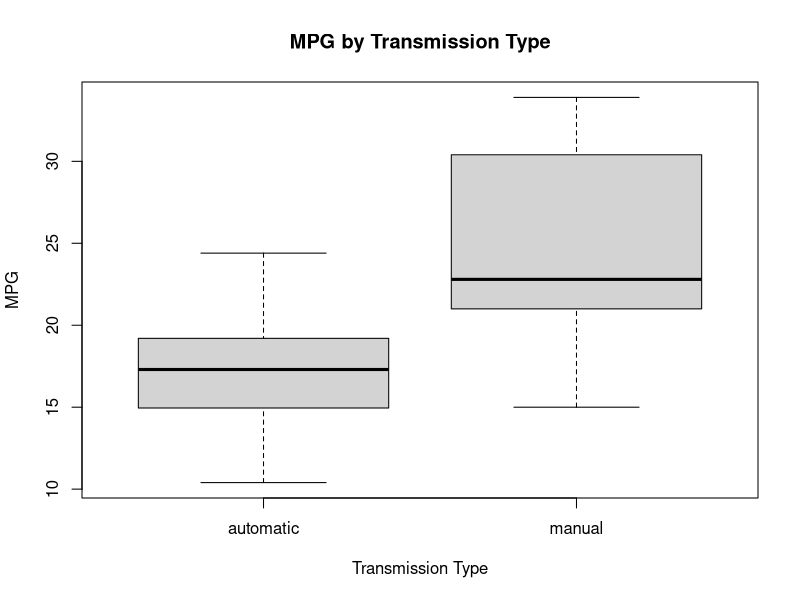
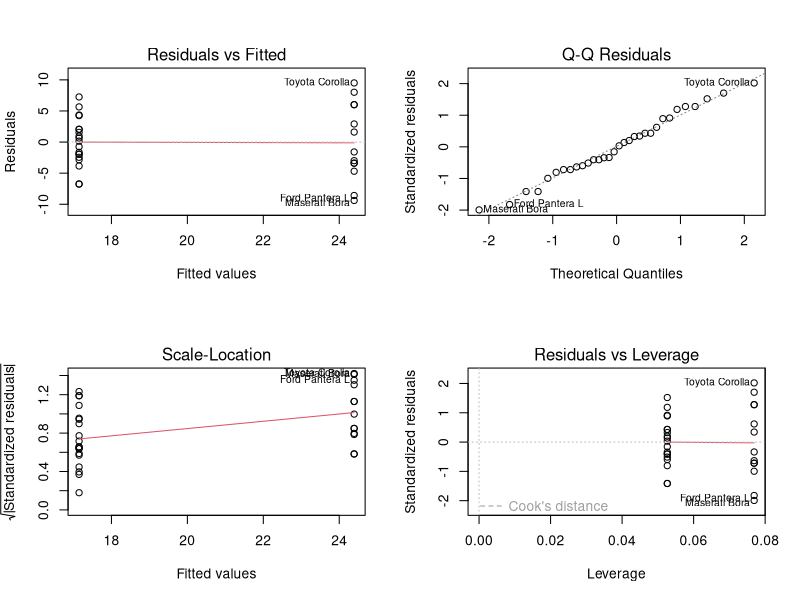
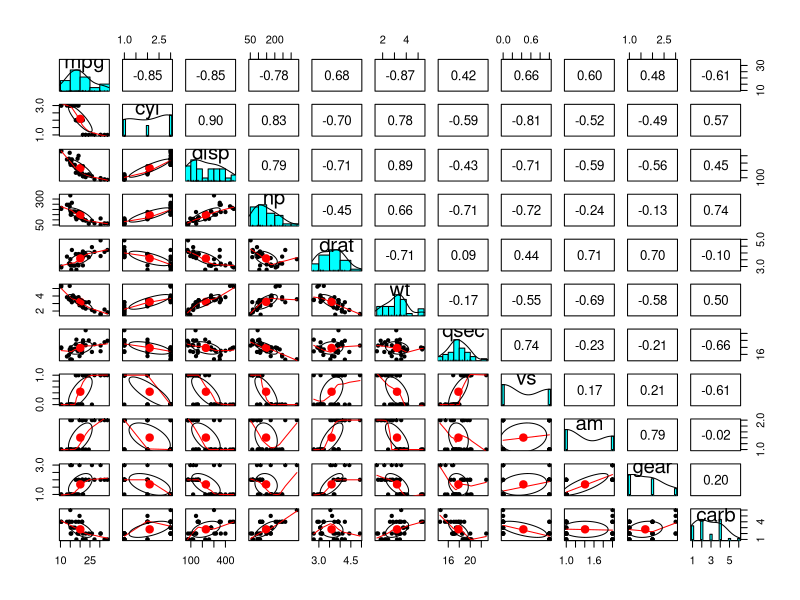
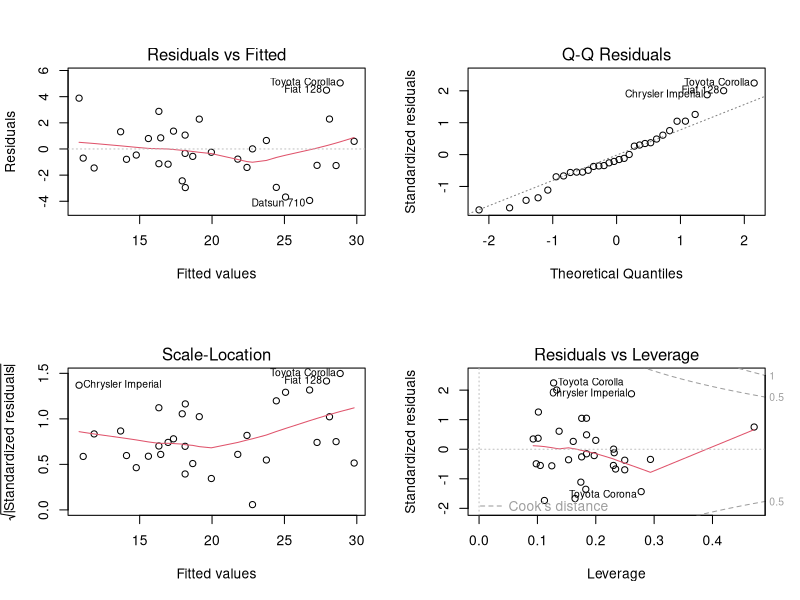

Write the R code that produced these figures, in order.
## ---- chunk 1
data(mtcars)
mtcars$am <- factor(mtcars$am,labels=c("automatic","manual"))
mtcars$cyl <- factor(mtcars$cyl)
mtcars$gear <- factor(mtcars$gear)
mtcars$carb <- factor(mtcars$carb)
## ---- chunk 2
mpgamTtest <- t.test(mpg~am, mtcars)
## ---- chunk 3
mpgamFit <- lm(mpg~am, mtcars)
## ---- chunk 4
mpgallFit<-lm(mpg~., mtcars)
mpgBestFit<-step(mpgallFit)
## ---- chunk 5
summary(mpgBestFit)
## ---- chunk 6
anova(mpgamFit, mpgBestFit)
## ---- chunk 7
boxplot(mtcars$mpg~ mtcars$am, main = "MPG by Transmission Type", 
        ylab = "MPG", xlab = "Transmission Type")
## ---- chunk 8
par(mfrow = c(2, 2))
plot(mpgamFit)
## ---- chunk 9
Sys.setenv(JAVA_HOME='C:/Program Files/Java//jre7')

#install package dependencies
deps = c("psych");
for (dep in deps){
    if (dep %in% installed.packages()[,"Package"] == FALSE){
        install.packages(dep);
    }
}

library(psych)
pairs.panels(mtcars)
## ---- chunk 10
par(mfrow = c(2, 2))
plot(mpgBestFit)
